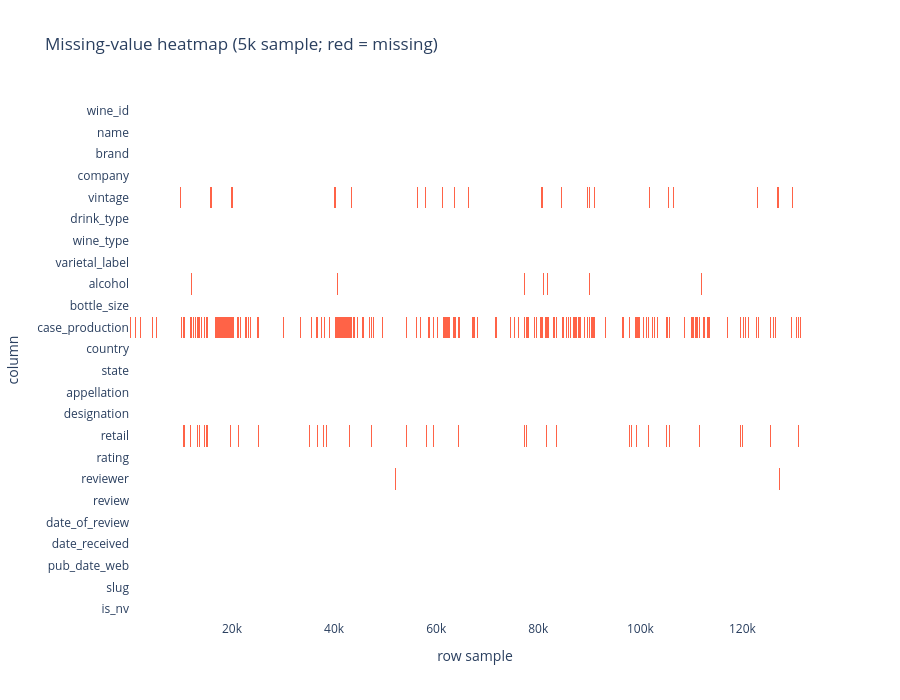

Notebook cell for this chart:
### Markdown cell above
### Missing-value heatmap

Each row = column, each column = sample of records. Red stripes show
where nulls cluster — useful for spotting structurally-missing groups
(e.g. `case_production` mostly missing for non-US wines).

### Code cell
sample = df.sample(min(5000, len(df)), random_state=42).sort_index()
fig = px.imshow(
    sample.isna().T.astype(int),
    aspect="auto",
    color_continuous_scale=["white", "tomato"],
    title="Missing-value heatmap (5k sample; red = missing)",
    labels={"x": "row sample", "y": "column", "color": "missing"},
)
fig.update_layout(height=700, coloraxis_showscale=False)
fig.show()

### Figure 1 — Plotly figure (JSON) as saved in the notebook; plotly's stock layout.template omitted (floating-point values rounded to 4 significant figures; data arrays with more than 128 entries replaced by an {"elided": "..."} marker saying what was removed)
{"data": [{"coloraxis": "coloraxis", "hovertemplate": "row sample: %{x}<br>column: %{y}<br>missing: %{z}<extra></extra>", "name": "0", "type": "heatmap", "x": {"elided": "5000 int values"}, "xaxis": "x", "y": ["wine_id", "name", "brand", "company", "vintage", "drink_type", "wine_type", "varietal_label", "alcohol", "bottle_size", "case_production", "country", "state", "appellation", "designation", "retail", "rating", "reviewer", "review", "date_of_review", "date_received", "pub_date_web", "slug", "is_nv"], "yaxis": "y", "z": {"elided": "24x5000 int values"}}], "layout": {"coloraxis": {"colorbar": {"title": {"text": "missing"}}, "colorscale": [[0, "white"], [1, "tomato"]], "showscale": false}, "height": 700, "title": {"text": "Missing-value heatmap (5k sample; red = missing)"}, "xaxis": {"anchor": "y", "domain": [0, 1], "title": {"text": "row sample"}}, "yaxis": {"anchor": "x", "autorange": "reversed", "domain": [0, 1], "title": {"text": "column"}}}}
